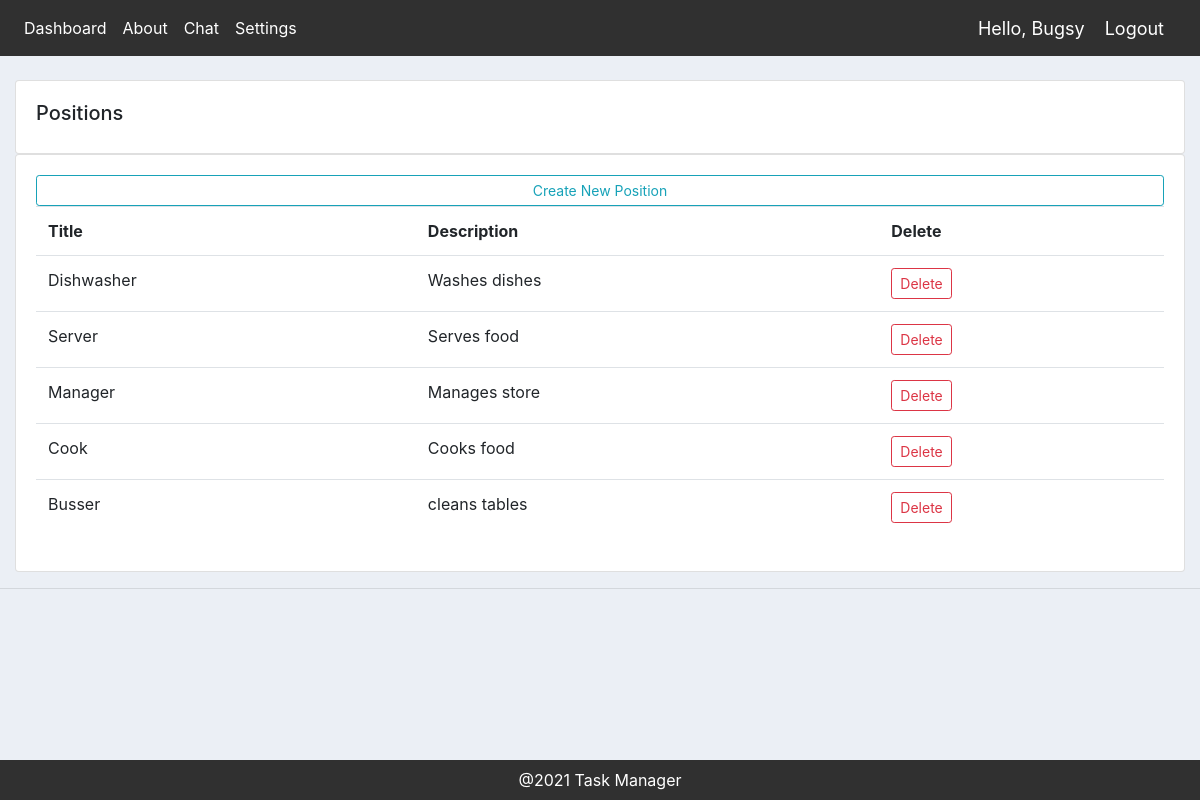
The app's page /positions/ (signed in) with its own data.
### schedule_app/models.py (models this page shows, shortened)
class Position(models.Model):
    title = models.CharField(max_length=200, null=True)
    description = models.CharField(max_length=200, null=True, blank=True)

### schedule_app/views.py (the view)
# urls.py: path('positions/', views.positions, name='positions'),
@login_required(login_url='login')
def positions(request):
    positions = Position.objects.all()
    return render(request, 'schedule_app/positions.html', {'positions': positions})

### schedule_app/templates/schedule_app/positions.html
{% extends 'schedule_app/main.html' %}
{% block content %}
<br>
<div class="row">
    <div class="col-md">
        <div class="card card-body">
            <h5>Positions</h5>
        </div>
        <div class="card card-body">
            <a class="btn btn-outline-info  btn-sm btn-block" href="{% url 'create_position' %}">Create New Position</a>
            <table class="table">
                <tr>
                    <th>Title</th>
                    <th>Description</th>
                    <th>Delete</th>
                </tr>
                {% for position in positions %}
                <tr>
                    <td>{{position.title}}</td>
                    <td>{{position.description}}</td>
                    <td><a class="btn btn-sm btn-outline-danger"
                            href="{% url 'delete_position' position.id %}">Delete</a></td>
                </tr>
                {% endfor %}
            </table>
        </div>
    </div>
</div>
{% endblock content %}

### schedule_app/templates/schedule_app/navbar.html (shortened to what this page needs)
{% load static %}
<nav class="navbar navbar-expand-lg bg-dark" style="background-color: #303030 !important;">
    <div class="collapse navbar-collapse" id="navbarNav">
        <ul class="navbar-nav">
            <li class="nav-item">
                <a class="nav-link" style="color: white; " href="{% url 'home' %}">Dashboard</a>
            </li>
            <li class="nav-item">
                <a class="nav-link" style="color: white;" href="{% url 'about' %}">About</a>
            </li>
            <li class="nav-item">
                <a class="nav-link" style="color: white;" href="{% url 'chat' %}">Chat</a>
            </li>
            {% if request.user.is_authenticated %}
            <li class="nav-item">
                <a class="nav-link" style="color: white;" href="{% url 'account' %}">Settings</a>
            </li>
            {% endif %}
        </ul>
    </div>
    {% if request.user.is_authenticated %}
    <span class="hello-msg">Hello, {{request.user}}</span>
    <span><a class="hello-msg" href="{% url 'logout' %}">Logout</a></span>
    {% endif %}
</nav>

### schedule_app/static/css/main.css (style rules this page uses)
body { background-color: #ebeff5; }

### schedule_app/templates/schedule_app/navbar.html (style rules this page uses)
.hello-msg { font-size: 18px; color: white; margin-right: 20px; }

### records on screen
Position: title "Dishwasher", description "Washes dishes"
Position: title "Server", description "Serves food"
Position: title "Manager", description "Manages store"
Position: title "Cook", description "Cooks food"
Position: title "Busser", description "cleans tables"

### other values on screen
{{ request.user }} "Bugsy"
